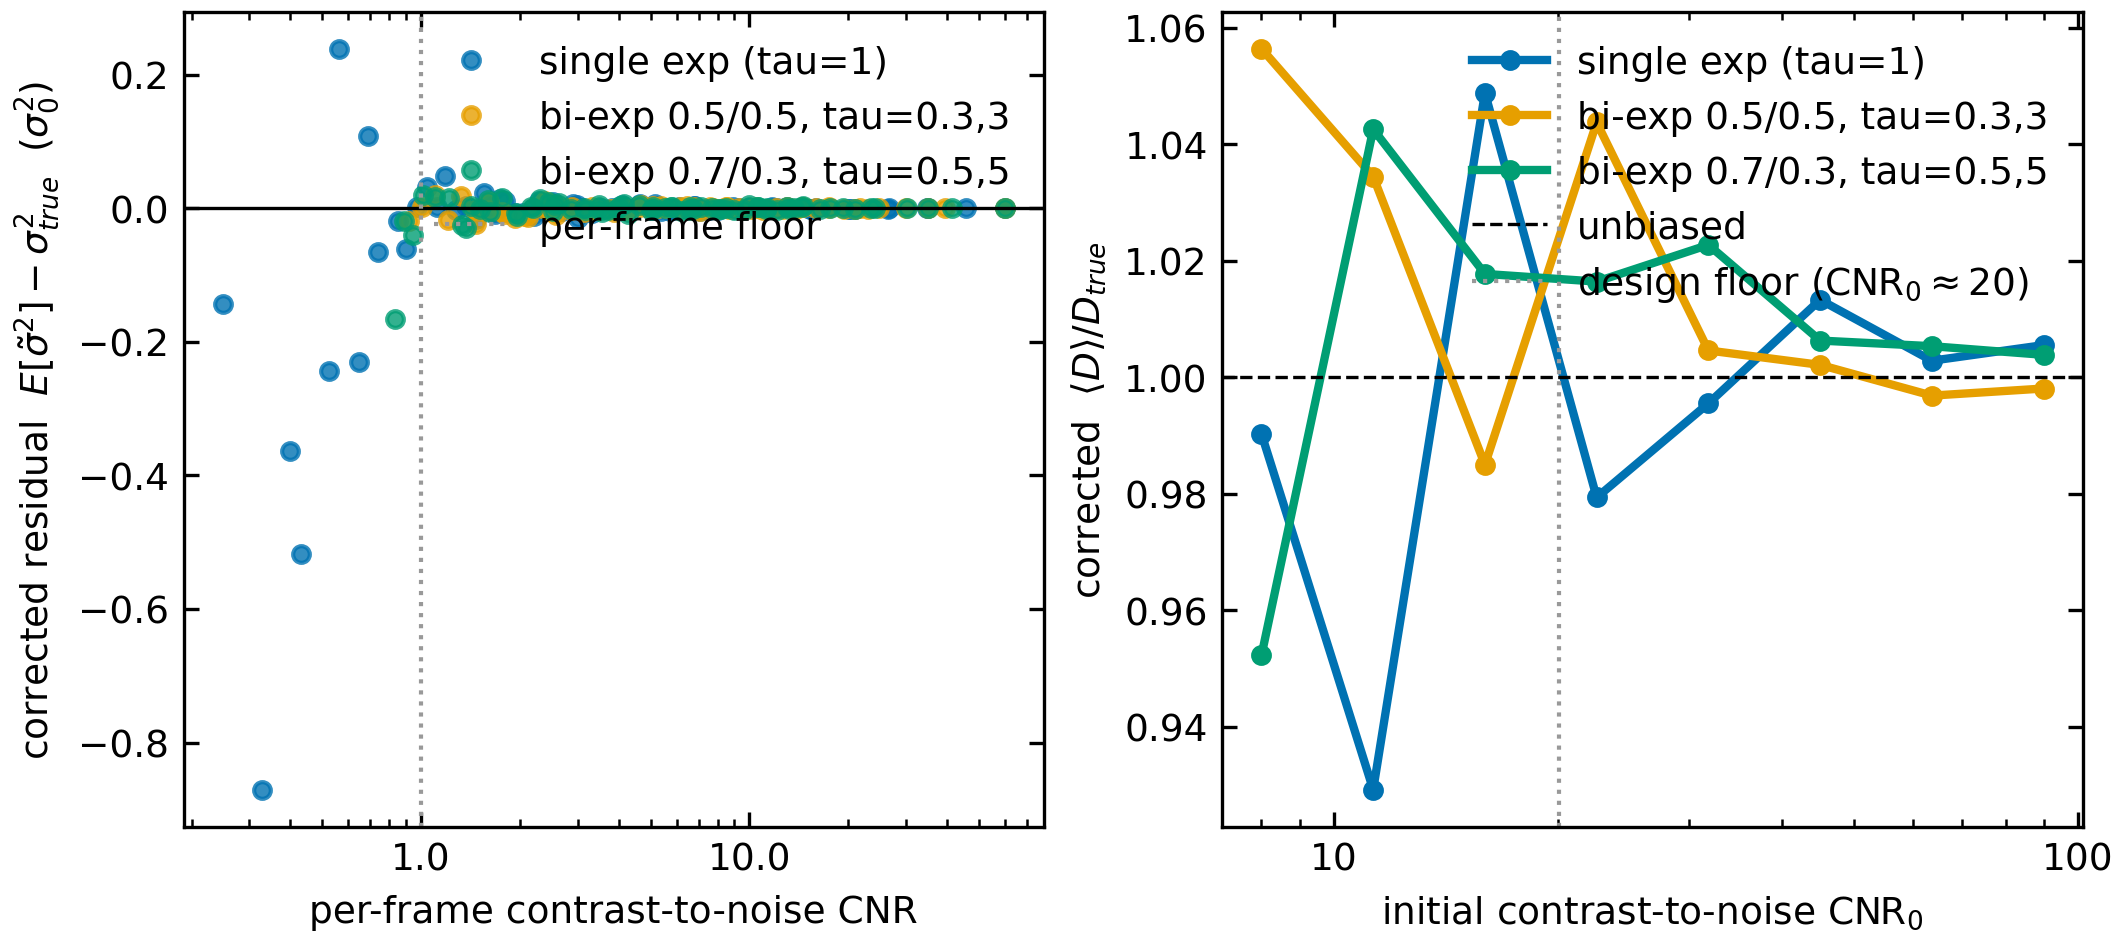

This figure's Python source:
"""Is the folded-normal correction invalidated by multi-exponential decay?

Real photoluminescence rarely decays as a single exponential. The whole project
calibrates and validates with a single-exponential peak, so the question is which
results that touches. The answer turns on one fact: the correction keys on the
*per-frame CNR*, not on the decay law. Single-exponential decay enters the code
at exactly one place -- the peak amplitude -- and from there it only sets which
per-frame CNR appears at which frame.

This script shows the consequence two ways, on a fixed Fickian diffusion
(D = 0.02 sigma0^2/tau) with three decay laws (one single-exponential, two
bi-exponential with different fast/slow splits):

* **Per-frame residual vs per-frame CNR (collapse).** The per-frame corrected
  residual ``E[corrected sigma^2] - sigma^2_true`` is the same function of
  per-frame CNR whichever decay produced it -- the three laws fall on one curve.
  So the correction is not invalidated by the decay law; it debiases each frame
  at that frame's own per-frame CNR. (A small residual spread remains because the
  bias depends weakly on the true width, which differs between laws at a matched
  per-frame CNR -- a second-order effect, the 2-D-calibration territory.)
* **Corrected D vs CNR_0 (shift).** Plotted against the *initial* CNR_0, the
  corrected ``<D>/D_true`` curve shifts between decay laws: at a fixed CNR_0 a
  faster early decay drives the late frames below the floor sooner. So any
  threshold quoted in CNR_0 -- including the design rule ``CNR_0 >~ 20`` -- is
  single-exponential-specific; the decay-agnostic statement is per-frame
  ``CNR >~ 1``.

Run from the repository root::

    .venv/Scripts/python.exe scripts/multiexp_decay.py

Set ``WIDTH_DEBIAS_WORKERS=0`` to use all cores. Reuses the standard-geometry
D-free Gaussian calibration cached by ``subdiffusive_alpha.py``
(``output/calibration_subdiffusive.npz``); builds it if absent.
Outputs ``output/multiexp_decay.{png,txt}``.
"""
from __future__ import annotations

import os
import sys
from pathlib import Path

import numpy as np

sys.path.insert(0, os.path.join(os.path.dirname(__file__), "..", "..", "src"))
sys.path.insert(0, os.path.join(os.path.dirname(__file__), "..", ".."))

from width_debias import (Experiment, MultiExpExperiment, GaussianModel,  # noqa: E402
                            calibrate_d_free, evaluate, per_frame_diagnostic)
from width_debias.bias_lookup import BiasLookup  # noqa: E402

OUTPUT = Path(__file__).resolve().parents[2] / "output"
OUTPUT.mkdir(exist_ok=True)
CAL_PATH = OUTPUT / "calibration_subdiffusive.npz"   # shared standard-geometry cache

# Spain CVD (Okabe-Ito) categorical trio; see plot_style.md.
LAW_COLORS = ("#0072B2", "#E69F00", "#009E73")       # blue, gold, green
FLOOR_GREY = "#999999"
INCH = 1 / 2.54
FONT = 9

D_FICKIAN = 0.02
GEOMETRY = dict(sigma0=1.0, tau=1.0, half_window=6.0, n_pixels=241,
                n_frames=12, t_max=3.0, amplitude0=1.0)
CAL_CNR0 = np.geomspace(2.0, 100.0, 60)
N_RUNS_CAL = 1500

# Three decay laws on identical Fickian diffusion. The bi-exponentials start with
# a fast channel, so their per-frame CNR falls faster early than the single
# exponential -- a deliberately different per-frame CNR trajectory.
DECAY_LAWS = (
    ("single exp (tau=1)",
     Experiment(D=D_FICKIAN, **GEOMETRY)),
    ("bi-exp 0.5/0.5, tau=0.3,3",
     MultiExpExperiment(D=D_FICKIAN, fractions=(0.5, 0.5), taus=(0.3, 3.0),
                        **GEOMETRY)),
    ("bi-exp 0.7/0.3, tau=0.5,5",
     MultiExpExperiment(D=D_FICKIAN, fractions=(0.7, 0.3), taus=(0.5, 5.0),
                        **GEOMETRY)),
)

# Span CNR_0 low enough that the slow-tailed bi-exponentials also reach the
# low per-frame CNR region (~0.8-1.5) where the residual is non-trivial, so the
# collapse is tested where it matters, not only where every residual is ~0.
DIAG_CNR0 = (5.0, 8.0, 13.0, 21.0, 35.0, 60.0)
N_RUNS_DIAG = 1500
EVAL_CNR0 = np.geomspace(8.0, 90.0, 8)       # the corrected-D-vs-CNR0 panel
N_RUNS_EVAL = 800


def load_calibration() -> BiasLookup:
    """Load the shared D-free Gaussian calibration; build and cache if absent."""
    if CAL_PATH.exists() and "framevar_grid" in np.load(CAL_PATH).files:
        d = np.load(CAL_PATH)
        return BiasLookup(cnr_grid=d["cnr_grid"], p_grid=d["p_grid"],
                               relvar_grid=d["relvar_grid"],
                               varbias_grid=d["varbias_grid"],
                               framevar_grid=d["framevar_grid"])
    trunc = calibrate_d_free(CAL_CNR0, n_runs=N_RUNS_CAL, model=GaussianModel(),
                             **GEOMETRY)
    np.savez(CAL_PATH, cnr_grid=trunc.cnr_grid, p_grid=trunc.p_grid,
             relvar_grid=trunc.relvar_grid, varbias_grid=trunc.varbias_grid,
             framevar_grid=trunc.framevar_grid)
    return trunc


def residual_vs_cnr(exp, trunc: BiasLookup,
                    seed0: int) -> tuple[np.ndarray, np.ndarray]:
    """Pool per-frame (per-frame CNR, corrected residual) over the diag CNR_0s."""
    cnr, residual = [], []
    for k, cnr0 in enumerate(DIAG_CNR0):
        diag = per_frame_diagnostic(exp, float(cnr0), trunc,
                                    scheme="subtract", n_runs=N_RUNS_DIAG,
                                    seed=seed0 + 1000 * k,
                                    profile_model=GaussianModel())
        cnr.extend(diag.cnr.tolist())
        residual.extend(diag.residual.tolist())
    order = np.argsort(cnr)
    return np.array(cnr)[order], np.array(residual)[order]


def d_recovery(exp, trunc: BiasLookup,
               seed0: int) -> tuple[np.ndarray, np.ndarray]:
    """<D>/D_true vs CNR_0 for the corrected (folded-normal) and naive (OLS)
    fits. The corrected curve is decay-robust; the naive curve's bias onset
    shifts with the decay law, which is why CNR_0-indexed thresholds are
    decay-specific."""
    res = evaluate(exp, EVAL_CNR0, trunc, n_runs=N_RUNS_EVAL, seed=seed0,
                   profile_model=GaussianModel())
    return res["subtract"].mean_bias, res["ols"].mean_bias


def write_report(collapse: dict, dcurves: dict, deepest_at20: dict,
                 design_floor: float, path: Path) -> None:
    lines = [
        "=" * 78,
        "Multi-exponential decay: is the folded-normal correction invalidated?",
        "=" * 78,
        f"Fickian D = {D_FICKIAN} sigma0^2/tau; Gaussian fit; standard geometry.",
        f"calibration: D-free (calibrate_d_free, D = 0), Gaussian, {len(CAL_CNR0)} "
        f"CNR0 in [{CAL_CNR0[0]:g}, {CAL_CNR0[-1]:g}] x {N_RUNS_CAL} runs, seeds 1 + i "
        f"(shared cache {CAL_PATH.name}).",
        f"runs: {N_RUNS_DIAG} per CNR0 for the residual collapse, seeds 40000 + 5000 l "
        f"+ 1000 k (decay law l, CNR0 index k); {N_RUNS_EVAL} per CNR0 for D "
        "recovery, seeds 70000 + 5000 l + k.",
        "Claim: the correction keys on per-frame CNR, not the decay law.",
        "",
        "(1) Per-frame corrected residual collapses onto one curve vs per-frame "
        "CNR.",
        "    Residual (sigma0^2) binned by per-frame CNR; spread across decay "
        "laws = ",
        "    the second-order width dependence, not a decay-law dependence.",
        "  per-frame CNR bin | " + " | ".join(f"{n:>22}" for n in collapse),
    ]
    # Bin the pooled residuals onto a shared per-frame CNR grid for comparison.
    bins = np.array([0.7, 1.0, 1.5, 2.5, 5.0, 12.0, 35.0])
    binned = {}
    for name, (cnr, resid) in collapse.items():
        idx = np.clip(np.digitize(cnr, bins), 1, len(bins) - 1)
        binned[name] = [float(np.mean(resid[idx == b])) if np.any(idx == b)
                        else np.nan for b in range(1, len(bins))]
    for bi in range(len(bins) - 1):
        label = f"{bins[bi]:.1f}-{bins[bi + 1]:.1f}"
        cells = " | ".join(f"{binned[n][bi]:>22.3f}" for n in collapse)
        lines.append(f"  {label:>17} | {cells}")
    spread = []
    for bi in range(len(bins) - 1):
        vals = [binned[n][bi] for n in collapse if np.isfinite(binned[n][bi])]
        if len(vals) > 1:
            spread.append(max(vals) - min(vals))
    lines.append(f"  max across-law spread at matched per-frame CNR: "
                 f"{max(spread):.3f} sigma0^2" if spread else "")
    lines.append("")
    lines.append("(2) Corrected <D>/D_true vs CNR_0 stays ~1 for every decay "
                 "law -- the corrected D is decay-robust.")
    lines.append("  CNR_0 | " + " | ".join(f"{n:>26}" for n in dcurves))
    for i, cnr0 in enumerate(EVAL_CNR0):
        cells = " | ".join(f"{dcurves[n][0][i]:>26.3f}" for n in dcurves)
        lines.append(f"  {cnr0:5.0f} | {cells}")
    lines.append("")
    lines.append("(3) Naive (uncorrected, all-frames) <D>/D_true vs CNR_0 -- "
                 "the bias onset shifts with the decay law,")
    lines.append("    so any CNR_0-indexed threshold is decay-specific.")
    lines.append("  CNR_0 | " + " | ".join(f"{n:>26}" for n in dcurves))
    for i, cnr0 in enumerate(EVAL_CNR0):
        cells = " | ".join(f"{dcurves[n][1][i]:>26.3f}" for n in dcurves)
        lines.append(f"  {cnr0:5.0f} | {cells}")
    lines.append("")
    lines.append(f"(4) Same CNR_0 = {design_floor:.0f} (the single-exp design "
                 "floor) leaves the deepest frame at very")
    lines.append("    different per-frame CNR by decay law -- the decay-agnostic "
                 "rule is per-frame CNR >~ 1:")
    for name, dc in deepest_at20.items():
        lines.append(f"    {name:>26}: deepest per-frame CNR = {dc:.2f}")
    report = "\n".join(lines)
    print(report)
    path.write_text(report)


def make_figure(collapse: dict, dcurves: dict, design_floor: float,
                path: Path) -> None:
    import matplotlib
    matplotlib.use("Agg")
    import matplotlib.pyplot as plt
    from matplotlib.ticker import NullFormatter, ScalarFormatter

    fig, (axA, axB) = plt.subplots(1, 2, layout="constrained",
                                   figsize=(18.0 * INCH, 8.0 * INCH))

    # Panel A: per-frame residual vs per-frame CNR -- collapse across decay laws.
    for (name, (cnr, resid)), color in zip(collapse.items(), LAW_COLORS):
        axA.plot(cnr, resid, "o", color=color, ms=4, alpha=0.8, label=name)
    axA.axhline(0.0, color="k", lw=0.8)
    axA.axvline(1.0, color=FLOOR_GREY, lw=1.0, ls=":", label="per-frame floor")
    axA.set_xscale("log")
    axA.xaxis.set_major_formatter(ScalarFormatter())
    axA.xaxis.set_minor_formatter(NullFormatter())
    axA.set_xlabel("per-frame contrast-to-noise CNR", fontsize=FONT)
    axA.set_ylabel(r"corrected residual  $E[\tilde\sigma^2]-\sigma^2_{true}$"
                   r"  ($\sigma_0^2$)", fontsize=FONT)
    axA.tick_params(axis="both", which="both", direction="in", top=True,
                    right=True, labelsize=FONT)
    axA.legend(frameon=False, fontsize=FONT, loc="upper right")

    # Panel B: corrected <D>/D_true vs initial CNR_0 -- decay-robust (all ~1).
    for (name, (corrected, _naive)), color in zip(dcurves.items(), LAW_COLORS):
        axB.plot(EVAL_CNR0, corrected, "o-", color=color, lw=2, ms=4, label=name)
    axB.axhline(1.0, color="k", lw=0.8, ls="--", label="unbiased")
    axB.axvline(design_floor, color=FLOOR_GREY, lw=1.0, ls=":",
                label=r"design floor (CNR$_0\approx20$)")
    axB.set_xscale("log")
    axB.xaxis.set_major_formatter(ScalarFormatter())
    axB.xaxis.set_minor_formatter(NullFormatter())
    axB.set_xlabel(r"initial contrast-to-noise CNR$_0$", fontsize=FONT)
    axB.set_ylabel(r"corrected  $\langle D\rangle / D_{true}$", fontsize=FONT)
    axB.tick_params(axis="both", which="both", direction="in", top=True,
                    right=True, labelsize=FONT)
    axB.legend(frameon=False, fontsize=FONT, loc="upper right")

    fig.patch.set_facecolor("w")
    fig.patch.set_alpha(1)
    fig.savefig(path, dpi=300)
    plt.close(fig)
    print(f"\nSaved figure: {path.name}")


def main() -> None:
    design_floor = float(np.exp(GEOMETRY["t_max"] / GEOMETRY["tau"]))
    print("Loading/building D-free Gaussian calibration ...")
    trunc = load_calibration()

    print(f"Per-frame residual collapse: {len(DECAY_LAWS)} decay laws x "
          f"{len(DIAG_CNR0)} CNR0 x {N_RUNS_DIAG} runs ...")
    collapse = {name: residual_vs_cnr(exp, trunc, seed0=40000 + 5000 * i)
                for i, (name, exp) in enumerate(DECAY_LAWS)}

    print(f"D recovery vs CNR_0: {len(DECAY_LAWS)} decay laws x "
          f"{len(EVAL_CNR0)} CNR0 x {N_RUNS_EVAL} runs ...")
    dcurves = {name: d_recovery(exp, trunc, seed0=70000 + 5000 * i)
               for i, (name, exp) in enumerate(DECAY_LAWS)}

    # The deterministic CNR_0 -> deepest-per-frame-CNR map at the design floor:
    # the same CNR_0 = 20 leaves the deepest frame at very different per-frame
    # CNR depending on the decay law, which is why that threshold is decay-
    # specific.
    deepest_at20 = {name: float(design_floor * exp.amplitude[-1] / exp.amplitude[0])
                    for name, exp in DECAY_LAWS}

    write_report(collapse, dcurves, deepest_at20, design_floor,
                 OUTPUT / "multiexp_decay.txt")
    make_figure(collapse, dcurves, design_floor, OUTPUT / "multiexp_decay.png")


if __name__ == "__main__":
    main()
